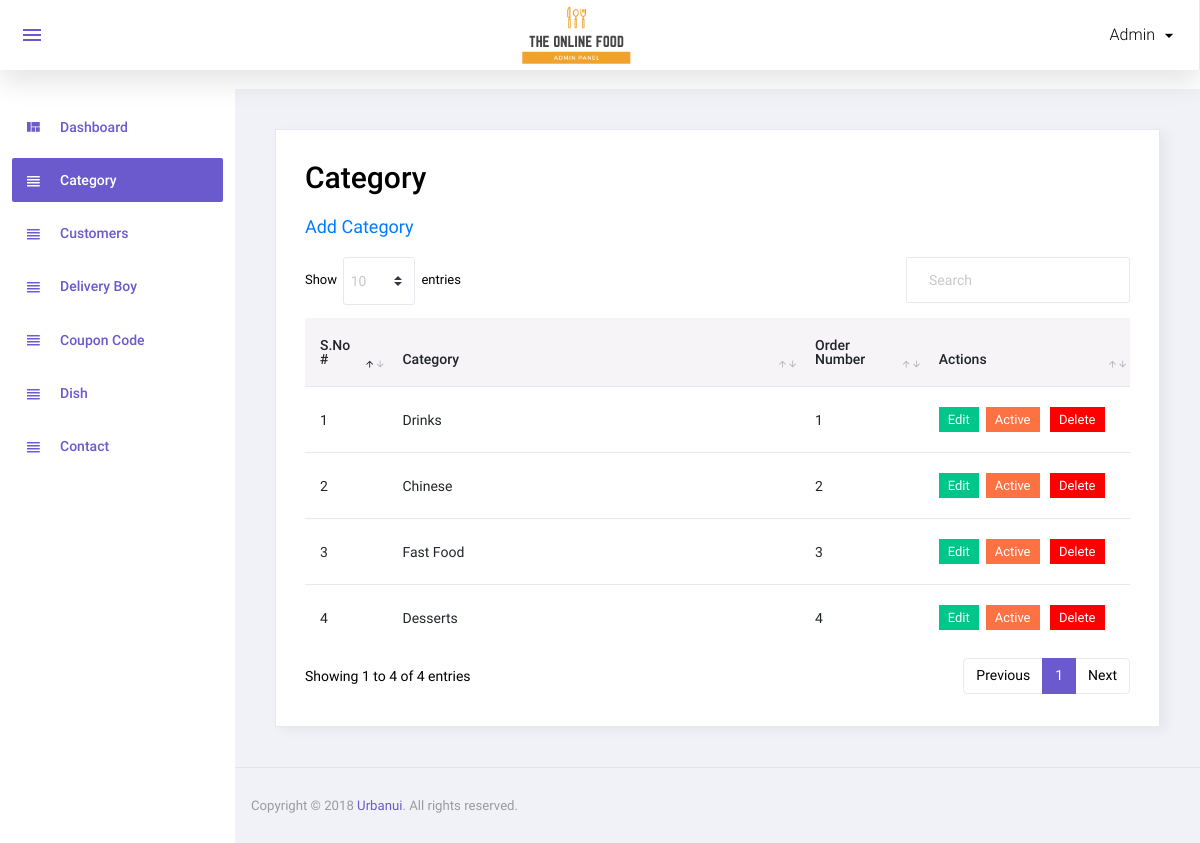
The app's page /admin/category.php (signed in) with its own data.
### tables this page shows
CREATE TABLE `category` (
  `id` int(11) NOT NULL,
  `category` varchar(50) NOT NULL,
  `order_number` int(11) NOT NULL,
  `status` int(11) NOT NULL,
  `added_on` datetime NOT NULL
);

### admin/category.php (the view, shortened to what this page needs)
<?php
include('top.php');
$sql="select * from category order by order_number";
$res=mysqli_query($con,$sql);
?>
    <div class="card">
        <div class="card-body">
            <h1 class="grid_title">Category</h1>
            <a href="manage_category.php" class="add_link">Add Category</a>
            <div class="row grid_box">
                <div class="col-12">
                    <div class="table-responsive">
                        <table id="order-listing" class="table">
                            <thead>
                            <tr>
                                <th width="10%">S.No #</th>
                                <th width="50%">Category</th>
                                <th width="15%">Order Number</th>
                                <th width="25%">Actions</th>
                            </tr>
                            </thead>
                            <tbody>
                            <?php if(mysqli_num_rows($res)>0){
                                $i=1;
                                while($row=mysqli_fetch_assoc($res)){
                                    ?>
                                    <tr>
                                        <td><?php echo $i?></td>
                                        <td><?php echo $row['category']?></td>
                                        <td><?php echo $row['order_number']?></td>
                                        <td>
                                            <a href="manage_category.php?id=<?php echo $row['id']?>"><label class="badge badge-success hand_cursor">Edit</label></a>&nbsp;
                                            <?php
                                            if($row['status']==1){
                                                ?>
                                                <a href="?id=<?php echo $row['id']?>&type=deactive"><label class="badge badge-danger hand_cursor">Active</label></a>
                                                <?php
                                            }else{
                                                ?>
                                                <a href="?id=<?php echo $row['id']?>&type=active"><label class="badge badge-info hand_cursor">Deactive</label></a>
                                                <?php
                                            }
                                            ?>
                                            <a href="?id=<?php echo $row['id']?>&type=delete"><label class="badge badge-danger delete_red hand_cursor">Delete</label></a>
                                        </td>
                                    </tr>
                                    <?php
                                    $i++;
                                } } else { ?>
                                <tr>
                                    <td colspan="5">No data found</td>
                                </tr>
                            <?php } ?>
                            </tbody>
                        </table>
                    </div>
                </div>
            </div>
        </div>
    </div>
<?php include('footer.php');?>

### records on screen
category: category "Drinks", order_number "1"
category: category "Chinese", order_number "2"
category: category "Fast Food", order_number "3"
category: category "Desserts", order_number "4"

### other values on screen
$_SESSION['ADMIN_USER'] "Admin"
